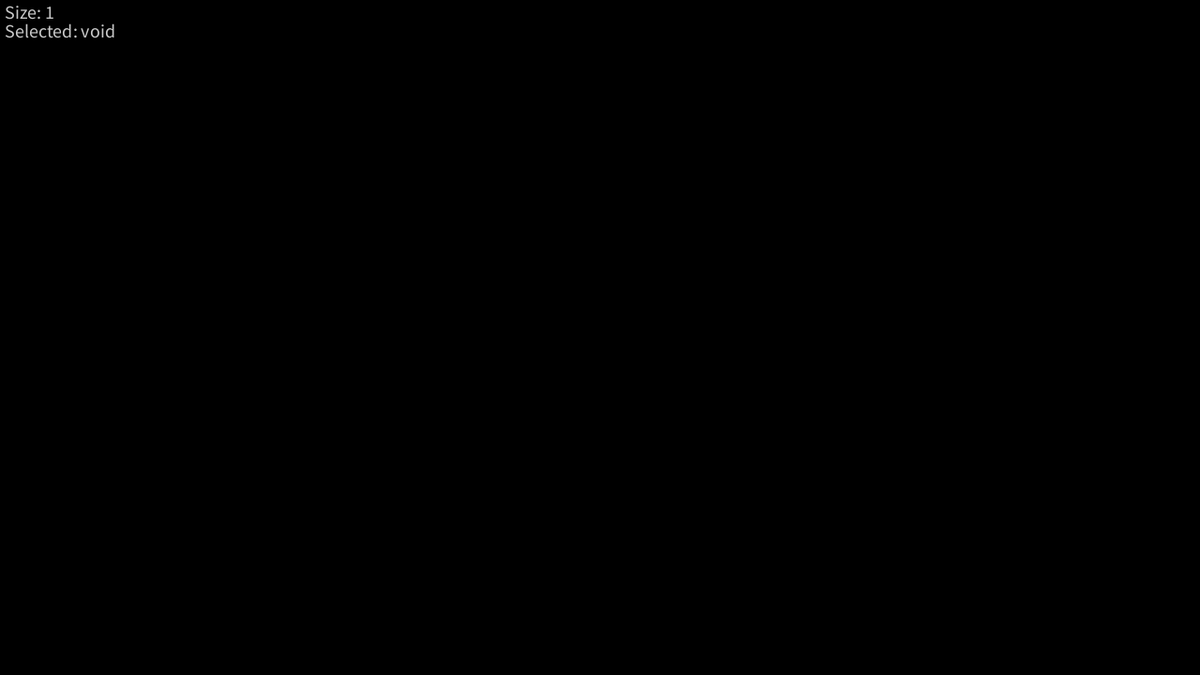
Frame 1 (no input)
Frame 60 (the mouse pressed at the canvas centre just before this capture): identical to frame 1, image omitted
Frame 120 (the mouse held since frame 60 and released just before this capture): identical to frame 1, image omitted

The Processing sketch that drew this single still picture (run headless with seeded random() and noise(); from frame 60 on, the mouse is pressed at the canvas centre):

// Processing sketch: PowderToy
// ── PowderToy.pde
Particles particles;
int[] grid;
int placing = 0;
int size = 1;
void setup() {
  size(1280,720);
  
  particles = new Particles(20);
  //Setting Particle Data
  particles.add(0, "void", color(0, 0, 0), 0, 0, false);
  particles.add(1, "dust", color(255, 220, 180), 85, 0.1, false);
  particles.add(2, "stone", color(160, 160, 160), 90, 0.3, false);
  particles.add(3, "snow", color(192, 224, 255), 50, 0.05, false);
  particles.add(4, "concrete", color(192, 192, 192), 55, 0.3, false);
  particles.add(5, "salt", color(255, 255, 255), 75, 0.3, false);
  particles.add(6, "Broken Metal", color(112, 80, 96), 90, 0.3, false);
  particles.add(7, "Sand", color(255, 208, 144), 90, 0.3, false);
  particles.add(8, "Broken Glass", color(96, 96, 96), 90, 0.3, false);
  particles.add(9, "Yeast", color(238, 224, 192), 80, 0.1, false);
  particles.add(10, "Fuse Powder", color(99, 173, 95), 70, 0.1, false);
  particles.add(11, "Broken Coal", color(51, 51, 51), 90, 0.3, false);
  particles.add(12, "Freeze", color(192, 224, 255), 90, 0.05, false);
  particles.add(13, "Gravity", color(19, 19, 19), 90, 0.01, false);
  particles.add(14, "Anti-Air Particle", color(255, 255, 238), 85, 0, false);
  particles.add(15, "Broken Quartz", color(122, 190, 210), 90, 0.27, false);
  particles.add(16, "Broken Electronics", color(112, 112, 96), 90, 0.18, false);
  particles.add(17, "Clay Dust", color(148, 84, 84), 55, 0.2, false);
  particles.add(18, "Sawdust", color(240, 240, 160), 18, 0.1, false);
  particles.add(19, "Water", color(40, 100, 255), 3, 0.1, true);

  //Setting grid
  grid = new int[width*height];
  frameRate(100000);
  textSize(20);
}

void draw() {
  background(0);
  loadPixels();
  for (int i = grid.length - 1; i >= 0; i --) {
    if (grid[i] != 0) {
      pixels[i] = particles.Colors[grid[i]];
      if (i <= grid.length - width) { 
        updateParticle(i);
      }
    }
  }
  updatePixels();
  fill(255, 200);
  
  text("Size: " + size,5,20);
  text("Selected: " + particles.types[placing],5,40);
  if (mouseX > 0 && mouseX < width & mouseY > 0 && mouseY < height) {
    String text = particles.types[grid[mouseX+mouseY*width]];
    if (text != "void") {
      text("Over: " + text, 5, 60);
    }
  }
  
  if (mousePressed) {
    if (mouseX > 0 && mouseX < width & mouseY > 0 && mouseY < height) {
      for (int i = -size; i < size; i ++) {
        for (int j = -size; j < size; j ++) {
          if (mouseX + i >= 0 && mouseX + i < width && mouseY + j >= 0 && mouseY + j < height) {
            grid[(mouseX+i)+((mouseY+j))*width] = placing;
          }
        }
      }
    }
  }
}

void keyPressed() {
  switch (keyCode) {
    case LEFT:
      placing = (placing - 1 + particles.Amount) % particles.Amount; 
      break;
    case RIGHT:
      placing = (placing + 1) % particles.Amount; 
      break;
    case UP:
      size = min(10, size + 1); 
      break;
    case DOWN:
      size = max(0, size - 1); 
      break;
  }
}


void updateParticle(int index) {
  if (index < grid.length - (width)) {
    if (random(1) < 0.3) {
      if (index+width+1 != grid.length) {
        if (grid[index+width-1] == 0 || particles.Mass[grid[index+width-1]] < particles.Mass[grid[index]] && grid[index+width+1] == 0 || particles.Mass[grid[index+width+1]] < particles.Mass[grid[index]]) {
          if (random(1) < 0.5) {
            fallDownLeft(index);
          } else {
            fallDownRight(index);
          }
        } else if (grid[index+width-1] == 0 || particles.Mass[grid[index+width-1]] < particles.Mass[grid[index]]) {
          fallDownLeft(index);
        } else if (grid[index+width+1] == 0 || particles.Mass[grid[index+width+1]] < particles.Mass[grid[index]]) {
          fallDownRight(index);
        }
      } else {
        if (grid[index+width-1] == 0 || particles.Mass[grid[index+width-1]] < particles.Mass[grid[index]] && grid[index-width+1] == 0 || particles.Mass[grid[index-width+1]] < particles.Mass[grid[index]]) {
          if (random(1) < 0.5) {
            fallDownLeft(index);
          } else {
            fallDownRight(index);
          }
        } else if (grid[index+width-1] == 0 || particles.Mass[grid[index+width-1]] < particles.Mass[grid[index]]) {
          fallDownLeft(index);
        } else if (grid[index-width+1] == 0 || particles.Mass[grid[index-width+1]] < particles.Mass[grid[index]]) {
          fallDownRight(index);
        }
      }
    } else if (grid[index+width] == 0 || particles.Mass[grid[index+width]] < particles.Mass[grid[index]]) {
        fallDown(index);
    } else if (particles.Liquid[grid[index]] == true) {
      if (random(1) < 0.5 && index != 0) {
        if (grid[index-1] == 0) {
          moveLeft(index);
        }
       } else {
         if (grid[index+1] == 0) {
          moveRight(index);
        }
       }
    }
  }
}

void fallDown(int index) {
  int pixelsToMove = floor(random(map((1 / (1 + exp(-particles.Gravity[grid[index]]))), 0.5, 0.8, 0.2, 2)*map(particles.Gravity[grid[index]], 0, 1, 10, 20)));
  int offset = width * pixelsToMove;
  if (index + offset < grid.length) {
    if (grid[index + offset] == 0) {
      grid[index + offset] = grid[index];
      grid[index] = 0;
    } else {
      int dummy = grid[index + offset]; 
      grid[index + offset] = grid[index];
      grid[index] = dummy;
    }
  }
}

void moveLeft(int index) {
  float gravity = particles.Gravity[grid[index]];
  int moveAmount = floor(random(map((1 / (1 + exp(-gravity))), 0.5, 0.8, 0.5, 5)*map(gravity, 0, 1, 10, 20)));
  for (int i = moveAmount; i >= 0; i--) {
    int movedIndex = (index-i > 0) ? index-i : index+width-i;
    if (grid[movedIndex] == 0) {
      grid[movedIndex] = grid[index];
      grid[index] = 0;
    } else {
      int dummy = grid[movedIndex]; 
      grid[movedIndex] = grid[index];
      grid[index] = dummy;
    }  
  }
}

void moveRight(int index) {
  float gravity = particles.Gravity[grid[index]];
  int moveAmount = floor(random(map((1 / (1 + exp(-gravity))), 0.5, 0.8, 0.5, 5)*map(gravity, 0, 1, 10, 20)));
  for (int i = moveAmount; i >= 0; i--) {
    int movedIndex = (index+i < grid.length) ? index+i : index-width+i;
    if (grid[movedIndex] == 0) {
      grid[movedIndex] = grid[index];
      grid[index] = 0;
    } else {
      int dummy = grid[movedIndex]; 
      grid[movedIndex] = grid[index];
      grid[index] = dummy;
    }  
  }
}

void fallDownLeft(int index) {
  int numIterations = floor(random(map((1 / (1 + exp(-particles.Gravity[grid[index]]))), 0.5, 0.8, 0.2, 2)*map(particles.Gravity[grid[index]], 0, 1, 10, 20)));
  int nextIndex = index+(width*numIterations)-1;
  if (nextIndex < 0) {
    nextIndex = index-(width*numIterations)-1;
  }
  if (nextIndex >= 0 && nextIndex < grid.length) {
    if (grid[nextIndex] == 0) {
      grid[nextIndex] = grid[index];
      grid[index] = 0;
    } else {
      int dummy = grid[nextIndex]; 
      grid[nextIndex] = grid[index];
      grid[index] = dummy;
    }
  }
}


void fallDownRight(int index) {
  int numIterations = floor(random(map((1 / (1 + exp(-particles.Gravity[grid[index]]))), 0.5, 0.8, 0.2, 2)*map(particles.Gravity[grid[index]], 0, 1, 10, 20)));
  int nextIndex = index+(width*numIterations)+1;
  if (nextIndex >= grid.length) {
    nextIndex = index-(width*numIterations)+1;
  }
  if (grid[nextIndex] == 0) {
    grid[nextIndex] = grid[index];
    grid[index] = 0;
  } else {
    int dummy = grid[nextIndex]; 
    grid[nextIndex] = grid[index];
    grid[index] = dummy;
  }
}

// ── Particles.pde
public class Particles {
   private String[] types;
   private color[] Colors;
   private float[] Mass;
   private float[] Gravity;
   private boolean[] Liquid;
   private int Amount;
   Particles(int amount){
     types = new String[amount];
     Colors = new color[amount];
     Mass = new float[amount];
     Gravity = new float[amount];
     Liquid = new boolean[amount];
     this.Amount = amount;
   }
   
   public void add(int index,String t, color c,float m,float g,boolean l) {
     this.types[index] = t;
     this.Colors[index] = c;
     this.Mass[index] = m;
     this.Gravity[index] = g;
     this.Liquid[index] = l;
   }
}
